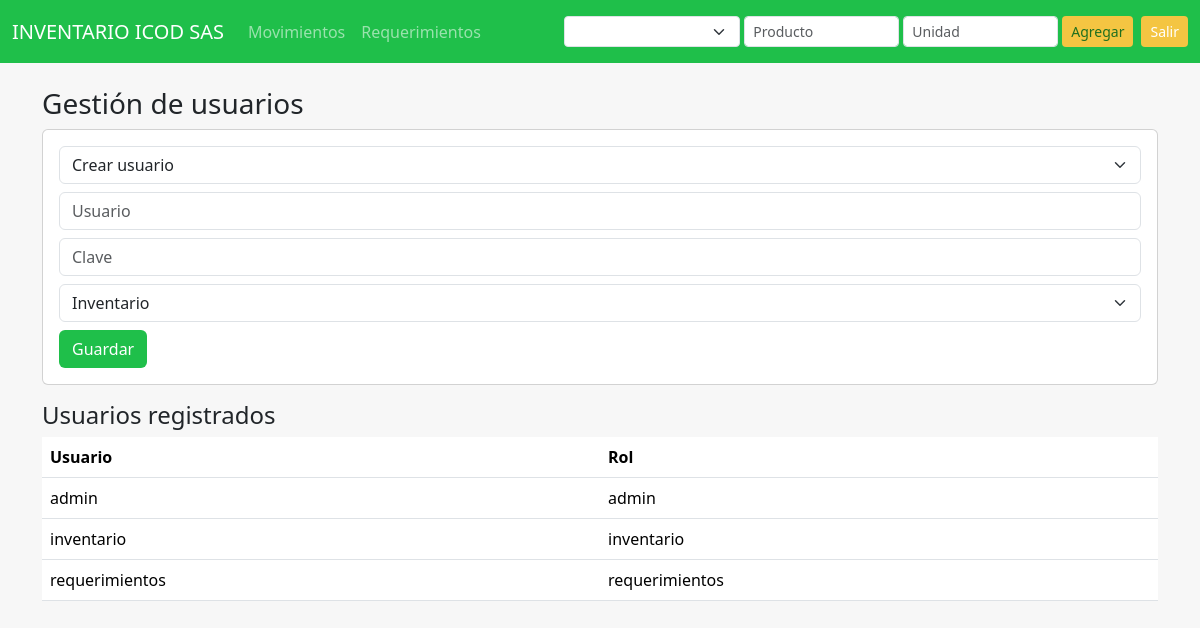
Page /gestion_usuarios (signed in) on the committed database.
### tables this page shows
CREATE TABLE usuarios (
        id INTEGER PRIMARY KEY AUTOINCREMENT,
        usuario TEXT UNIQUE,
        clave TEXT,
        rol TEXT
    );

### app.py (the view, shortened to what this page needs)
@app.route("/gestion_usuarios", methods=["GET","POST"])
def gestion_usuarios():
    if "usuario" not in session or session.get("rol") != "admin":
        return redirect(url_for("index"))
    conn = get_db()
    cur = conn.cursor()
    cur.execute("SELECT usuario, rol FROM usuarios")
    usuarios = cur.fetchall()
    conn.close()
    return render_template("gestion_usuarios.html", usuarios=usuarios)

### app.py (called while the page is built)
def get_db():
    return sqlite3.connect(DB_PATH)

### templates/gestion_usuarios.html (shortened to what this page needs)
{% extends "base.html" %}
{% block content %}
<h3>Gestión de usuarios</h3>
<div class="card mb-3">
<div class="card-body">
<form method="POST">
<select name="accion" class="form-select mb-2">
<option value="crear">Crear usuario</option>
</select>
<input name="usuario" class="form-control mb-2" placeholder="Usuario">
<input name="clave" class="form-control mb-2" placeholder="Clave">
<select name="rol" class="form-select mb-2">
<option value="inventario">Inventario</option>
</select>
<button class="btn btn-verde">Guardar</button>
</form>
</div>
</div>
<h4>Usuarios registrados</h4>
<table class="table">
<tr>
<th>Usuario</th>
<th>Rol</th>
</tr>
{% for u in usuarios %}
<tr>
<td>{{ u[0] }}</td>
<td>{{ u[1] }}</td>
</tr>
{% endfor %}
</table>
{% endblock %}

### templates/base.html (style rules this page uses)
:root { --verde-chulito: #1fbf4a; --amarillo-suave: #f4c542; --fondo: #f7f7f7; }
body { background: var(--fondo); }
.btn-verde { background: var(--verde-chulito); color: white; }

### rows in the picture
usuarios: usuario "admin", rol "admin"
usuarios: usuario "inventario", rol "inventario"
usuarios: usuario "requerimientos", rol "requerimientos"
